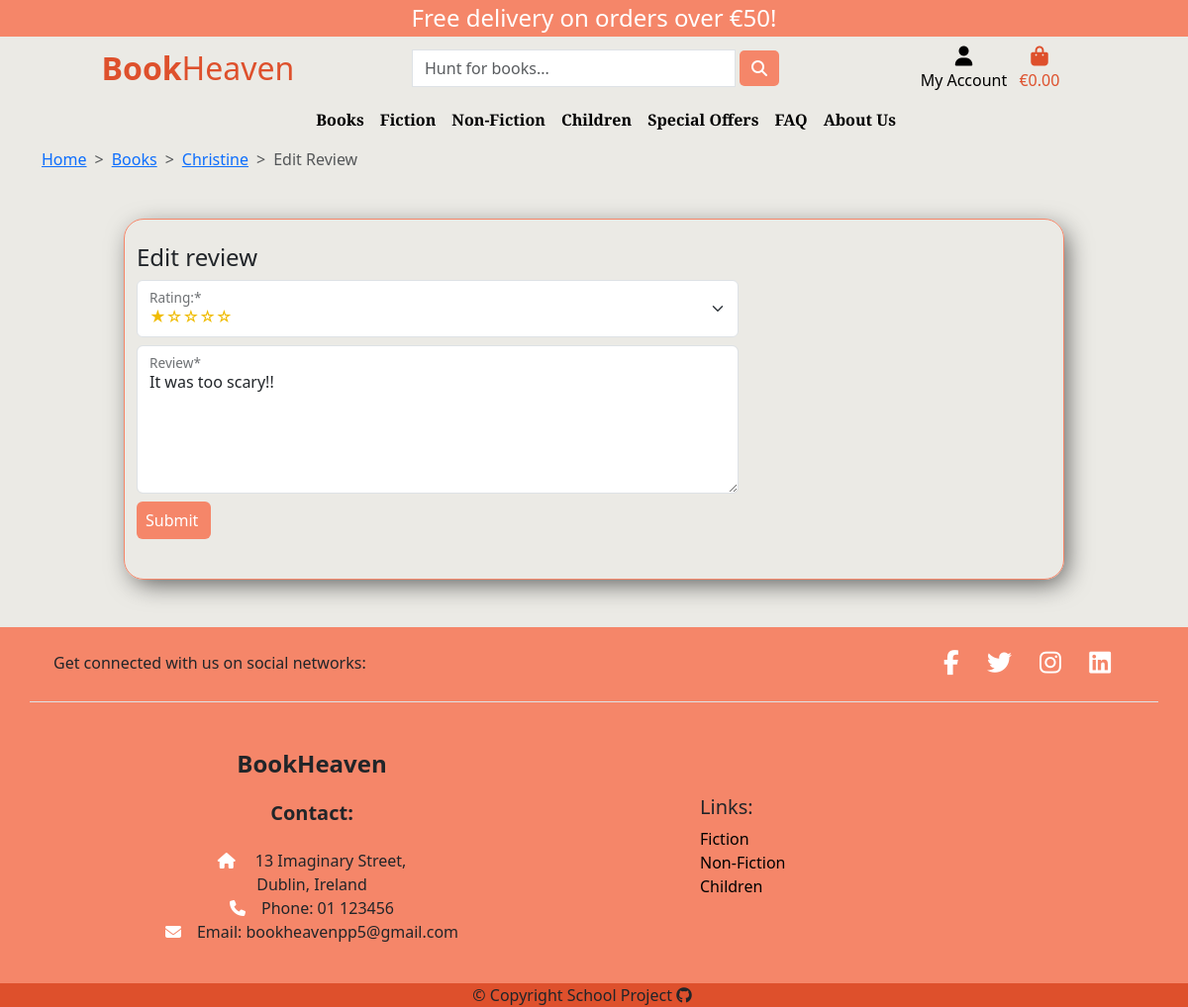
Screenshot of /reviews/edit_review/2 (signed in) with the database file from the repository.
### products/models.py (models this page shows, shortened)
class Book(models.Model):
    genre = models.ForeignKey(Genre, on_delete=models.SET_NULL, null=True)
    title = models.CharField(max_length=255)
    author = models.ManyToManyField(Author, related_name='books')
    description = models.TextField()
    image = models.ImageField(
        null=True, blank=True, upload_to='books/', default='books/product-not-found.png')
    publisher = models.CharField(max_length=200)
    date_published = models.DateField()
    language = models.CharField(max_length=200)
    pages = models.IntegerField(null=True, blank=True)
    isbn = models.CharField(max_length=13)
    stock_amount = models.IntegerField(
        default=1, validators=[MinValueValidator(0), MaxValueValidator(1000)])
    in_stock = models.BooleanField(default=True)
    on_sale = models.BooleanField(default=False)
    price = models.DecimalField(max_digits=6, decimal_places=2)
    discount = models.IntegerField(null=True, blank=True)
    sale_price = models.DecimalField(
        max_digits=6, decimal_places=2, null=True, blank=True)
    created = models.DateTimeField(auto_now_add=True)
    id = models.UUIDField(default=uuid.uuid4, unique=True,
                          primary_key=True, editable=False)

### reviews/models.py (models this page shows, shortened)
class ProductReview(models.Model):
    user = models.ForeignKey(UserProfile, on_delete=models.CASCADE)
    product = models.ForeignKey(
        Book, on_delete=models.CASCADE, related_name='reviews')
    rating = models.IntegerField(choices=RATING, default=None)
    review = models.TextField()
    created = models.DateTimeField(auto_now_add=True)

### reviews/views.py (the view, shortened to what this page needs)
# urls.py: path('edit_review/<str:pk>', views.edit_review, name='edit-review'),
@login_required
def edit_review(request, pk):
    review = get_object_or_404(ProductReview, pk=pk)
    book = review.product
    form = ProductReviewForm(instance=review)
    context = {'review_form': form,
               'review': review,
               'book': book}
    return render(request, 'reviews/edit_review.html', context)

### reviews/forms.py
class ProductReviewForm(forms.ModelForm):
    class Meta:
        model = ProductReview
        fields = ['rating', 'review']

### reviews/templates/reviews/edit_review.html (shortened to what this page needs)
{% extends 'base.html' %}
{% load widget_tweaks %}
{% block content %}
<section class="edit-review">
    <div class="container">
        <nav style="--bs-breadcrumb-divider: '>';" aria-label="breadcrumb">
            <ol class="breadcrumb">
                <li class="breadcrumb-item"><a href="{% url 'home' %}">Home</a></li>
                <li class="breadcrumb-item"><a href="{% url 'all-products' %}">Books</a></li>
                <li class="breadcrumb-item"><a href="{% url 'product' book.id %}">{{ book.title }}</a></li>
                <li class="breadcrumb-item active" aria-current="page">Edit Review</li>
            </ol>
        </nav>
    </div>
    <div class="container edit-review my-5">
        <div class="row d-flex justify-content-center">
            <div class="col-12 col-md-10 custom-border py-4">
                <div class="row">
                    <div class="col-8">
                        <h4>Edit review</h4>
                        <form class="mb-3 edit-review-form" action="{% url 'edit-review' review.id %}" method="POST">
                            <div class="form-floating mb-2">
                                {% render_field review_form.rating|add_required_class:"is-required" class="form-select" %}
                                <label for="{{  review_form.rating.id_for_label }}" class="form-label">Rating:*</label>
                            </div>
                            <div class="form-floating mb-2">
                                {% render_field review_form.review|add_required_class:"is-required" class="form-control" %}
                                <label for="{{  review_form.review.id_for_label }}" class="form-label">Review*</label>
                            </div>
                            <button type="submit" class="btn btn-orange ps-2">Submit</button>
                        </form>
                    </div>
                </div>
            </div>
        </div>
    </div>
</section>
{% endblock content %}

### static/css/style.css (style rules this page uses)
:root { --orange: #f58669; --dark-orange: #de502c; --offwhite: #ebe8e0; --offwhite2: #efefed; --dark-gray: #574c49; --white: #ffff; --brown: #63453d; }
body { min-height: 100vh; display: flex; flex-direction: column; background-color: #ebeae5; }
.btn-orange { background-color: var(--orange); color: var(--white); }
.custom-border { border: var(--orange) 1px solid; border-radius: 20px; box-shadow: 5px 7px 26px -4px rgba(0, 0, 0, 0.66); -webkit-box-shadow: 5px 7px 26px -4px rgba(0, 0, 0, 0.66); -moz-box-shadow: 5px 7px 26px -4px rgba(0, 0, 0, 0.66); }
#id_rating { color: #f0bc00; }
.edit-review-form textarea { min-height: 150px !important; }

### rows the page displays
Book: title "Christine"
ProductReview: rating "★☆☆☆☆", review "It was too scary!!"

### other values shown
{{ free_delivery_threshold }} "50"
